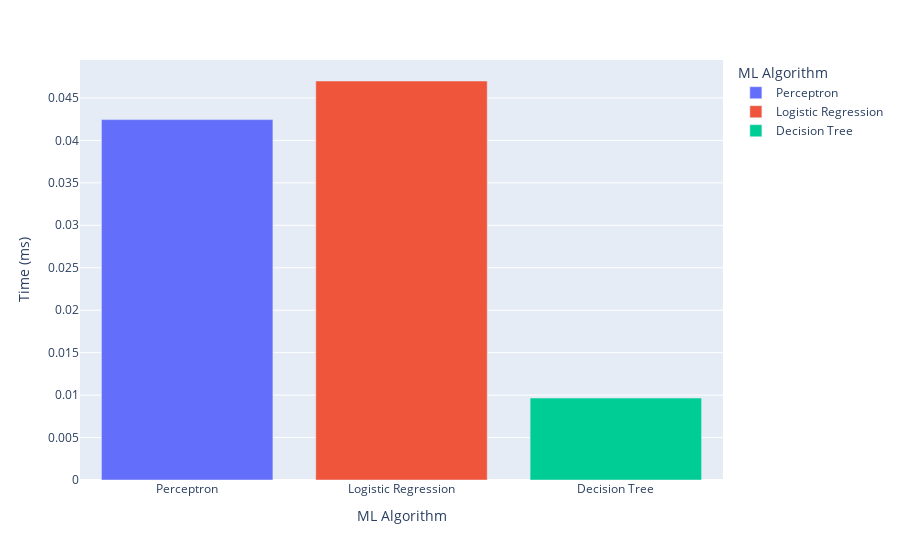

Notebook code for this chart:
### Code cell
px.bar(result['Model Fit Time'],labels={'value':'Time (ms)','index':'ML Algorithm'},color=result.index)

### Figure 1 — Plotly figure (JSON) as saved in the notebook; plotly's stock layout.template omitted (floating-point values rounded to 4 significant figures)
{"data": [{"alignmentgroup": "True", "hovertemplate": "ML Algorithm=%{x}<br>Time (ms)=%{y}<extra></extra>", "legendgroup": "Perceptron", "marker": {"color": "#636efa", "pattern": {"shape": ""}}, "name": "Perceptron", "offsetgroup": "Perceptron", "orientation": "v", "showlegend": true, "textposition": "auto", "type": "bar", "x": ["Perceptron"], "xaxis": "x", "y": [0.04245], "yaxis": "y"}, {"alignmentgroup": "True", "hovertemplate": "ML Algorithm=%{x}<br>Time (ms)=%{y}<extra></extra>", "legendgroup": "Logistic Regression", "marker": {"color": "#EF553B", "pattern": {"shape": ""}}, "name": "Logistic Regression", "offsetgroup": "Logistic Regression", "orientation": "v", "showlegend": true, "textposition": "auto", "type": "bar", "x": ["Logistic Regression"], "xaxis": "x", "y": [0.047], "yaxis": "y"}, {"alignmentgroup": "True", "hovertemplate": "ML Algorithm=%{x}<br>Time (ms)=%{y}<extra></extra>", "legendgroup": "Decision Tree", "marker": {"color": "#00cc96", "pattern": {"shape": ""}}, "name": "Decision Tree", "offsetgroup": "Decision Tree", "orientation": "v", "showlegend": true, "textposition": "auto", "type": "bar", "x": ["Decision Tree"], "xaxis": "x", "y": [0.009652], "yaxis": "y"}], "layout": {"barmode": "relative", "legend": {"title": {"text": "ML Algorithm"}, "tracegroupgap": 0}, "margin": {"t": 60}, "xaxis": {"anchor": "y", "categoryarray": ["Perceptron", "Logistic Regression", "Decision Tree"], "categoryorder": "array", "domain": [0, 1], "title": {"text": "ML Algorithm"}}, "yaxis": {"anchor": "x", "domain": [0, 1], "title": {"text": "Time (ms)"}}}}
